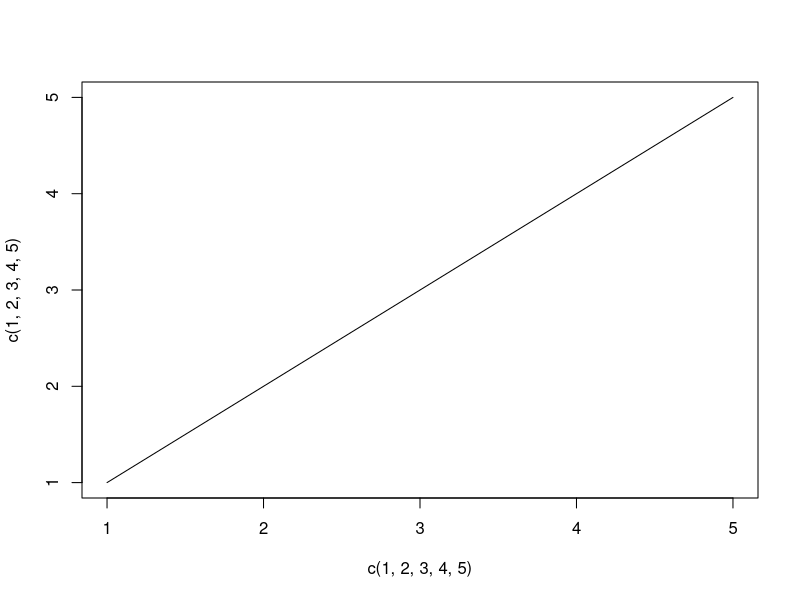

This figure's R source: (Note: this script raises an error after producing the figure.)
######################################################################################
# INTRODUCTION TO RSTUDIO - A TUTORIAL
# Dario Fanucchi - May 2012 (original)
# Jim Scott - June 2012 (edits)
# Jim Scott - June 2016 (edits)
######################################################################################

# If you are not reading this file from within RStudio, you can open it in RStudio in
# one of several ways:
# - Open the file using "File"->"Open File" in the RStudio editor
# - In RStudio in the files window (bottom right screen or ctrl+5 to activate), browse
#   to the location of the file by clicking the "..." to the top-right of the window, and
#   then open the directory. Click on the file in the files window and it will load in the editor.


######################################################################################
# 1. Using RStudio to run line-by-line from scripts
######################################################################################
# In RStudio you can execute commands line by line or in the console. 
# Copy the following command (without the "#") into the console and press enter:
# plot(c(1,2,3,4,5), c(1,2,3,4,5))
# you'll notice that a plot appears in the plots window as a result of the command.
# Instead of typing directly in the console you can type the command in a .r script
# like this one and run it in the console. 

# Place your cursor on the line below and press "Control+Enter"
plot(c(1,2,3,4,5), c(1,2,3,4,5), "l")

# Notice how a plot appears in the plot window corresponding to this command. 
# Don't worry about exactly how the plot command works yet. 

# Anything that you run from a script using "Control+Enter" gets typed directly in the 
# R console. You can equivalently copy everything out in the console and it will
# work fine, but it is generally easier to work in the editor and use "Control+Enter" to
# execute commands in the console.

# [ For a COMPLETE list of keyboard shortcuts type "Alt+Shift+K" ]

######################################################################################
# 2. Variables, the Workspace, and basic arithmetic
######################################################################################

# In R you can assign a value to a variable by using the "<-" operator.
# Run the following line of code by pressing "Control+Enter"
x <- 10
# Make sure the Workspace window is visible by typing "Control+8". 
# Notice that the  Workspace window now contains a variable x, with a value of 10.
# Run the following line (with control+Enter) 
# to print it in the console.
x
# To remove x from the workspace use the "remove" function:
remove(x)
# Notice how x no longer shows up in the Workspace window.
# Typing x now produces an error:
x  
# will produce an error: object 'x' not found!

# R can be used to perform arithmetic in a similar fashion to a calculator. For instance,
    
# you can type this:
(1242-241.1)*32.21

# When you press control+Enter, the cursor automatically moves to the next line in the console
# This way, you can run scripts one line at a time by repeatedly pressing control+enter
# The following code does some basic arithmetic.  

# Run it line by line

x <- 2                 # ask someone to guess a number between 1 and 10
y <- x*9               # tell them to multiply it by 9
d1 <- floor(y/10)      # get the first digit  (floor(x) gives the integer part of x)
d2 <- y%%10            # get the second digit (a%%b gives the remainder when a is divided by b)
d1+d2-4                # tell them to add the digits and subtract 4: they are left with the number 5!

# The code above performed an old classic arithmetic "teaser". Starting with any number (x)
# Multiply it by 9, add the digits of the result, subtract 4 and your answer will always be 5.
# Try changing the initial value of x to some other number between 1 and 10 and see if it works.
# Notice how it is possible to add comments next to code to explain what it does. This is generally
# good practice in any programming language. 

# Notice how as you ran the code lines above, the variables d1, d, x and y were added to the workspace with their values
# You can see in the workspace that d1 and d2 are indeed the first and second digit of y respectively.
# Since we're done with these variables, we'll keep our workspace clean by removing them:
remove(x,y,d1,d2)


######################################################################################
# 3. Running sections of a script
######################################################################################

# Before we begin this next section, you may want to clear your console so that things are
# less cluttered. Simply type "Control+L" and the console will be cleared. The cursor will also
# switch to the console. If you wish to view your previous commands, you can still place 
# the cursor in the console and press the up arrow to see them. 
# You can press Control+up arrow (with your cursor in the console) to see your command history 
# in a pop-up window. If you don't want to reach for a mouse, you can switch back to the editor
# from the console with "Control+1"

# Sometimes you don't want to run your code line-by-line but rather in a batch.
# In RStudio you can simply highlight the code you want to run and press "Control+Enter"
# just as before to run all the code you highlighted.

# The code below computes the prime numbers in the range 1-100 and writes them in the console.
# There are many control structures and commands in this code, and it might
# feel excessive to run it line-by line. Don't worry about how it works for the moment 
# (although there are line-by-line comments for the very enthusiastic reader)
# In order to run it all in one shot, highlight the whole section and press "Control+Enter"

x <- lapply(1:100, function(x)TRUE)              # make a vector of 100 elements all equal to TRUE
prim <- NULL                                     # Empty list of currently known primes
x[1] <- FALSE                                    # 1 is not a prime number
for(i in 2:100){                                 # go through the list from 2 to 100 
  if(x[i]==TRUE) {                               # if i is known to be prime...
    prim <- append(prim, i)                      #    ... add it to the list of known primes
    if(i<=50)                                    #    ... if i has multiples in [1,100] ...
      for(j in i*(2:(100/i))  ) x[j]=FALSE       #         ... and set all multiples of i to be NOT prime
  }
}
print(prim)                                      # print the list of discovered primes to the console

# Notice that all the code gets "typed" into the console when you press Control+Enter. The list of 
# primes below 100 is produced. 


######################################################################################
# 3. Vectors/Lists in R
######################################################################################

# Look at your workspace (Ctrl+8 if it isn't showing). There are two variables i and j that are single 
# valued variables similar to those we've seen before. i has a value of 100L. The L just refers to 
# the data type associated with i: in this case it is a "long integer". 
# There are also two other variables in your workspace that are not as familiar: x and prim.
# These are lists. 
# Next to prim is a summary of the structure of the data it contains: integer[25].
# this says that prim is a list containing 25 integers. 
# Indeed we can make a new list by using the "c" (concatenate) command:
mylist <- c(1.1, 2.2, 3.3, 4.4, 5.5, 4.4, 3.3, 2.2, 1.1)

# mylist contains 9 elements, each of which is a numeric data type. Data in R is numeric
# by default, but we can switch between data types by using "as.integer" and "as.numeric":

myinteger <- as.integer(2.3)           # gets rounded down to 2
myintlist <- as.integer(mylist)        # look at the result in the workspace to see how rounding off took place
numprimes <- as.numeric(prim)          # convert the "integers" in prim to a numeric list
xlog      <- as.logical(x)             # convert the general data (list) to TRUE/FALSE data (logical)



# We now have quite a few variables hanging around in the workspace.
# Clean up the entire workspace by clicking the "Clear All" button (the broom) or by typing the following code:
remove(list=ls())                    

######################################################################################
# 5. Some RStudio-specific tips and tricks
######################################################################################

# Using code completion and Help
# ==============================

# Code Completion is an extremely useful feature that has been very well implemented
# in RStudio. If you begin typing the name of some function, you can get RStudio to complete
# it for you (or provide a list of possible completions) by simply hitting the TAB key at the
# end of the line so far. If several completions are possible, they are displayed in a list
# below the cursor. Hitting TAB twice will automatically complete using the first option available.
# For example, try completing some of the following phrases by hitting TAB 
# to (see what options you have):
plo
do.
len
strs
med
# Autocompletion works both in the source editor and in the console. 

# Notice how the autocompletion also gives you a bit more information about the functions.
# If you need still further information, you can make use of the Help option.
# type a ? before the command like in the example below
?median
# Notice that the help window (my bottom right corner) loads the help for "Median Value".
# This feature is very useful indeed, and it can increase your productivity in R substantially
# to be able to obtain help very quickly on functions you wish to use in this fashion.

# Console History and History tab
# ===============================

# As previously mentioned it is possible to obtain previous statements typed into the
# console by pressing the up arrow when inside the console.
# If you would like a bit more control over your previous statements, you can open the
# History window.
# The History window can be activated by typing Ctrl+4, or by clicking on the History tab
# to the left. Inside the History window, you can scroll through all code previously run
# in the console.
# Double clicking an entry in the History window (or clicking Enter on it) 
# will cause it to copy to the console, where it can be evaluated. 
# Alternatively, you can click the "To Source" button (or type Shift+Enter) 
# to send the highlighted line(s) to the current location in the source editor. 

#As an example, run the following lines of code:
x <- 1
y <- 1


# and now run the following block of code
x <- x*(x%%2+1)+1
y <- y*(x+1)

# Place the cursor in the source below this comment, then look in the history window
# for the above two lines, highlight them and click Shift+Enter. Observe how the lines
# get copied below. You can type this several times to generate several copies. You can
# then use Ctrl+1 to get back to the source editor and run the code. Alternatively you could
# send the code directly to the console from the History. Try both.

# ^ ^ ^ Place cursor above this line when inserting from history ^ ^ ^ 

# Including Packages
# ==================
# To load an already-installed package, you can go to the packages tab (ctrl+7), and
# select the package that you want to use. For instance, you can include the Matrix 
# package in this fashion. You can also do this in code as follows:
library("Matrix")

# once you've included a package, you can make use of functions from that package. You can
# click the name of a package in your Packages window to get help for that specific package.
# Here are some examples using the Matrix package
M <- Matrix(0, 2, 2, sparse=FALSE)
M[1,1] = 2; M[1,2] = 3
M[2,1] = 3; M[2,2] = 4;
M
det(M)

# Other Features to keep in mind
# =========================================
# After working through this tutorial you should be fairly comfortable and productive at
# using RStudio for editing your R code. There are, however, further features that could
# be useful to you in your work, but that we will not cover in depth in this tutorial. 
# Below is a list of some of these:

# - You can install new packages and update existing packages in the "Packages" tab.
# - The "Help" tab can be very useful for navigating the help of various packages.
#   You are strongly encouraged to use it extensively.
# - RStudio is fully compatible with Version Control. This can be invaluable when developing 
#   large collaborative projects in R. 
# - Standard editing tricks like commenting/uncommenting code (Ctrl+Shift+c), indentation (ctrl+I), 
#   searching code, replacing text, etc. are also available in RStudio
# - Projects! 
#   You can create R Projects in RStudio, where several files and functions share a workspace and 
#   a working directory. This is the neat way to work on large pieces of code. There is seamless 
#   integration between projects and version control.


######################################################################################
# 6. Basic Plotting in R and RStudio
######################################################################################

# R provides tools for producing publication quality plots of data. Visualizing data is
# even easier and more informative when using RStudio because of the way plots are 
# displayed, maintained and manipulated. In this section you will see how to make
# basic plots in R, how to navigate between your plots in RStudio, and how to use the
# "manipulate" package to make your RStudio plots interactive. 

# Basic Plotting and Plot History
# ===============================
# You can plot x-y data in R with the "plot" command. 
# For more information, run the line below:
?plot

# Now produce the following plots (and perhaps some others of your own):
x  = c(1:100)/10
y1 = x^2
y2 = exp(x)+exp(10-x)
plot(x,y1,'l')
plot(x,y2)
plot(x, sin(x), 'b')

# Look at the plots window (ctrl+6). Notice that the latest plot is displayed. You can also
# get the previous plots by making use of the blue arrows. It is also possible to zoom in and out
# on the plots and save them to different formats. Make sure you can use the plots window to 
# remove individual plots or clear the entire plot history as well!




######################################################################################
# 7. Running the whole script
######################################################################################

# There are a few more options for running code in RStudio other than writing "Control+Enter"
# They are provided here with their shortcuts for completeness.
#     1. Run the ENTIRE script:                              "Control+Shift+R"
#     2. Run the script FROM THE BEGINNING UP TO THIS LINE:  "Control+Shift+B"
#     3. Run the script FROM THIS LINE TO THE END:           "Control+Shift+E"
# These can all be useful in different contexts. You can try them out by moving to various places in this
# script and typing these key combinations.

######################################################################################
# Appendix. List of useful RStudio Shortcut keys
######################################################################################

# [ For a COMPLETE list of keyboard shortcuts type "Alt+Shift+K" ]

# Ctrl+1          (Move cursor to Editor)
# Ctrl+2          (Move cursor to Console)
# Ctrl+3          (Show workspace)
# Ctrl+Enter      (Editor: run a line, or a highlighted section of code)
# Ctrl+L          (clear the console)
# Ctrl+Up arrow   (Console: see list of previous commands; Editor: Go to top of file)
# Ctrl+Down arrow (Editor: Go to bottom of file)
# Ctrl+Shift+R    (Editor: Run the entire script)
# Ctrl+Shift+B    (Editor: Run the script from beginning to this point)
# Ctrl+Shift+E    (Editor: Run the script from this point to end)
# F1              (Editor: Get help on whatever is under the cursor)
# F2              (Editor: Show source code for whatever is under the cursor - if it exists)
# Ctrl+/          (Editor: Toggle Comment on selected region)